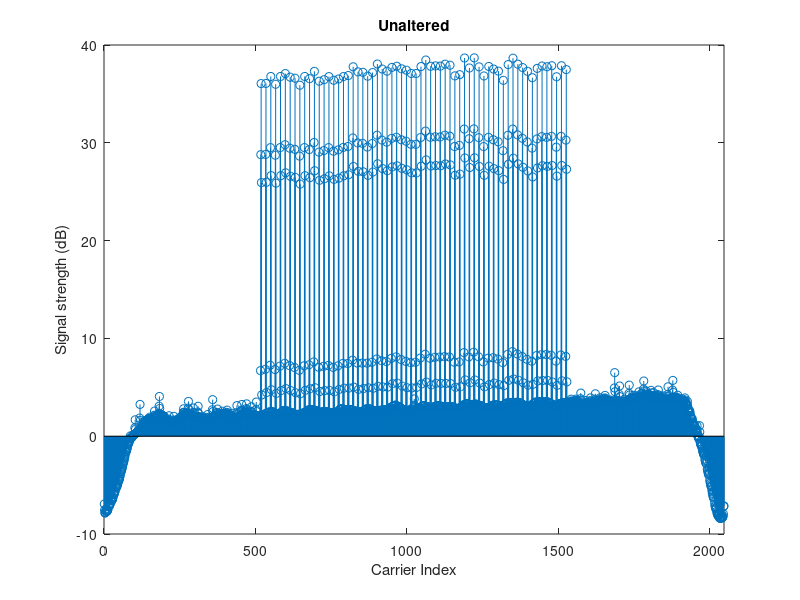
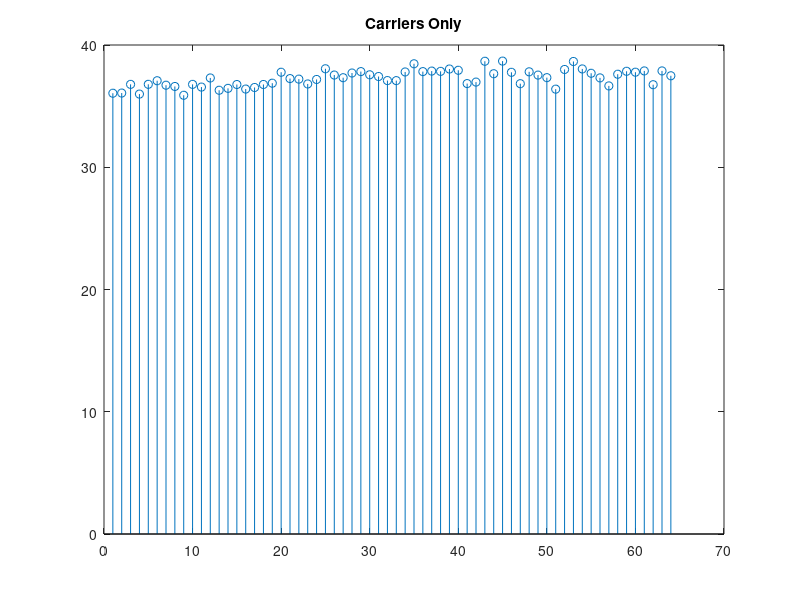
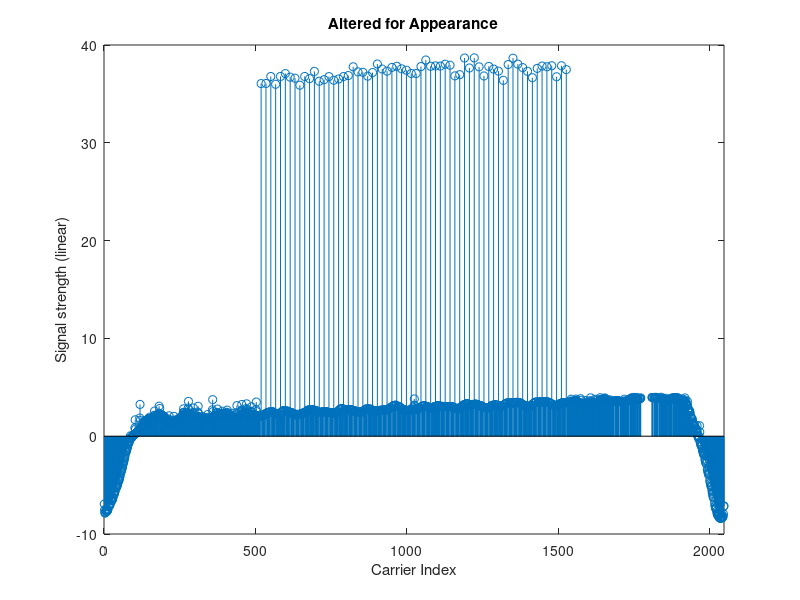

Write the MATLAB code that produced these figures, in order.
% Make Plots

%% 1) Power Spectral Density 

clear; close all;

load('Data/Processed-Sundance-US189-25June2019.mat');

shifted = mag2db(shifted);

 % Full, normal version 
figure()
stem(shifted);
title('Unaltered');
carrierIndices = find(shifted > 35);
middleIndices = find((shifted > 4) & (shifted < 33));
xlim([0 2048]);
xlabel('Carrier Index');
ylabel('Signal strength (dB)');


 % Isolates the actual carriers
for index = 1:64
    carrierValues(index) = shifted(carrierIndices(index));
end

figure()
stem(carrierValues);
title('Carriers Only');


 % Sets all the mid-values to NaN to make a cleaner plot
temp = length(middleIndices);
for index = 1:temp
    shifted(middleIndices(index)) = nan;
end

figure()
stem(shifted)
title('Altered for Appearance');
xlim([0 2048]);
xlabel('Carrier Index');
ylabel('Signal strength (linear)');


%% 

